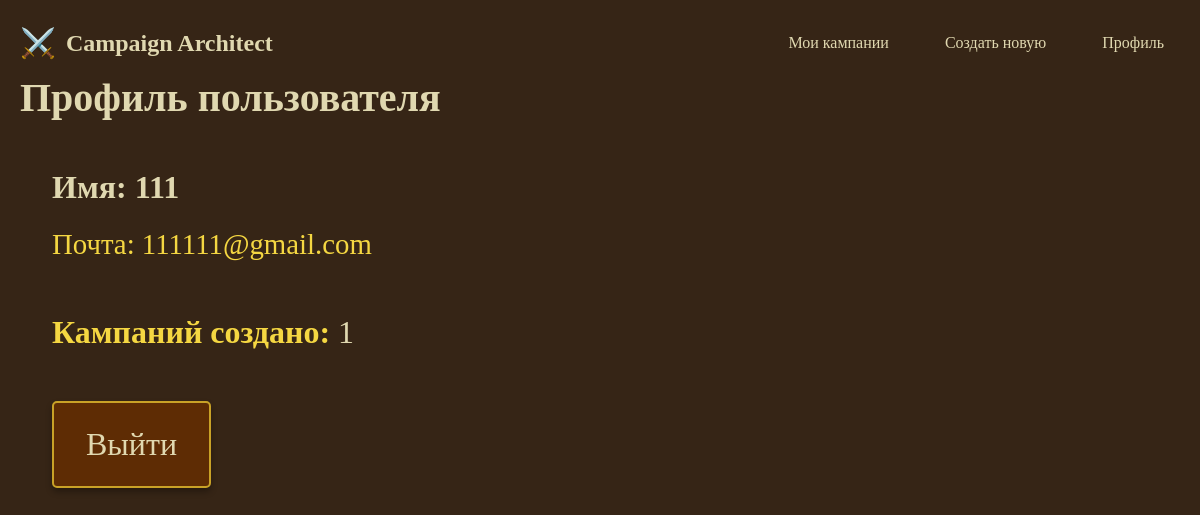
The page /profile (signed in) on the database as committed earlier.
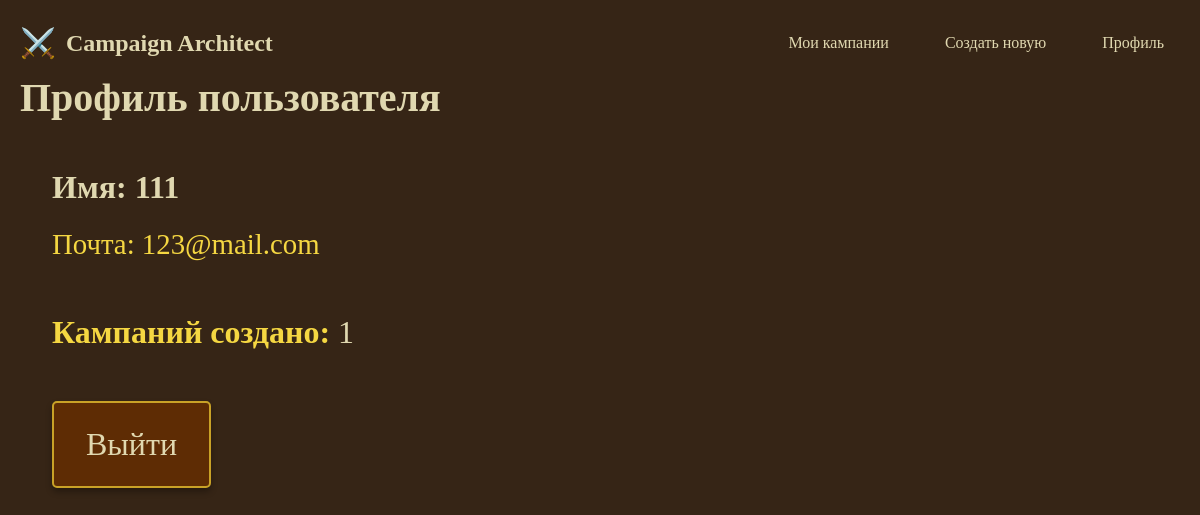
The same page on the database as committed later.
### data/user.py (models this page shows, shortened)
class User(SqlAlchemyBase, UserMixin):
    __tablename__ = 'users'
    id = sa.Column(sa.Integer, primary_key=True)
    username = sa.Column(sa.String(50), unique=True, nullable=False)
    email = sa.Column(sa.String(100), unique=True)
    hashed_password = sa.Column(sa.String(200))
    is_active = sa.Column(sa.Boolean, default=True)
    campaigns = relationship("Campaign", back_populates="user")
    @property
    def is_authenticated(self):
        return True

### routes/campaigns.py (the view)
    @app.route('/profile')
    @login_required
    def profile():
        session = create_session()
        try:
            campaigns_list = session.query(Campaign).filter(
                Campaign.user_id == current_user.id
            ).all()
            return render_template('profile.html', user=current_user, campaigns=campaigns_list)
        finally:
            session.close()

### data/db_session.py (called while the page is built)
def create_session() -> Session:
    global __factory
    return __factory()

### templates/profile.html
{% extends "base.html" %}
{% block content %}
{% include 'navigate.html' %}
<div class="tab-content active">
    <h2 style="font-size: 2.5rem;">Профиль пользователя</h2>
    <div class="profile-container" style="font-size: 2rem;">
        <div class="profile-card" style="padding: 2rem; font-size: 2rem;">
            <div class="profile-header">
                <h3 style="font-size: 2rem; margin-bottom: 0.5rem;">Имя: {{ user.username }}</h3>
                <p class="email" style="font-size: 1.8rem; color: #f5d742;">Почта: {{ user.email }}</p>
            </div>
            <div class="profile-details" style="margin-top: 2.5rem;">
                <div class="info-row" style="margin-bottom: 1.5rem;">
                    <span class="label" style="color: #f5d742; font-weight: bold;">Кампаний создано:</span>
                    {% if campaigns %}
                        <span class="value" style="color: #e0d8b0; font-size: 2rem;">{{ campaigns|length }}</span>
                    {% else %}
                        <span class="value" style="color: #bbb; font-size: 2rem;">0</span>
                    {% endif %}
                </div>
            </div>
            <div class="profile-actions" style="margin-top: 2rem;">
                <a href="{{ url_for('logout') }}" class="btn cancel-btn" style="font-size: 2rem; padding: 1rem 2rem;">Выйти</a>
            </div>
        </div>
    </div>
</div>
{% endblock %}

### templates/base.html (shortened to what this page needs)
<!DOCTYPE html>
<html lang="ru">
<head>
    <link rel="stylesheet" href="{{ url_for('static', filename='css/base.css') }}">
    <link href="https://unpkg.com/vis-network@9.1.2/styles/vis-network.min.css" rel="stylesheet">
</head>
<body>
<main class="container">
    {% block content %}{% endblock %}
</main>
</body>
</html>

### templates/navigate.html
{% block styles %}
  <link rel="stylesheet" href="{{ url_for('static', filename='css/nav.css') }}">
{% endblock %}
{% block content %}
    <nav class="navbar">
      <div class="nav-container">
        <a href="/" class="logo">
          <span class="logo-icon">⚔️</span>
          <span>Campaign Architect</span>
        </a>
        <div class="nav-links">
          <a href="{{ url_for('campaigns') }}" class="nav-link">Мои кампании</a>
          <a href="{{ url_for('new_campaign') }}" class="nav-link">Создать новую</a>
          <a href="{{ url_for('profile') }}" class="nav-link">Профиль</a>
        </div>
      </div>
    </nav>
{% endblock %}

### static/css/base.css (style rules this page uses)
* { margin: 0; padding: 0; box-sizing: border-box; font-family: 'Georgia', serif; }
body { background-color: #362516; color: #e0d8b0; margin: 0; padding: 0; min-height: 100vh; font-family: 'Georgia', 'Times New Roman', serif; line-height: 1.6; }
.container { max-width: 1200px; margin: 0 auto; padding: 20px; }
a { color: #c9a227; text-decoration: none; transition: all 0.3s ease; }
.btn { display: inline-block; background: #5e2c04; color: #e0d8b0; padding: 12px 24px; margin: 10px 0; border: 2px solid #c9a227; border-radius: 5px; font-size: 1.2rem; cursor: pointer; transition: all 0.3s ease; box-shadow: 0 4px 6px rgba(0, 0, 0, 0.3); }

### static/css/nav.css (style rules this page uses)
.nav-container { display: flex; justify-content: space-between; align-items: center; max-width: 1200px; margin: 0 auto; }
.logo { color: #e0d8b0; font-size: 1.5rem; font-weight: bold; text-decoration: none; display: flex; align-items: center; }
.logo-icon { margin-right: 10px; font-size: 1.8rem; }
.nav-links { display: flex; gap: 1.5rem; }
.nav-link { color: #e0d8b0; text-decoration: none; font-weight: 500; transition: all 0.3s ease; padding: 0.5rem 1rem; border-radius: 4px; }

Rows that differ between the two databases and show on the page:
changed User: email "111111@gmail.com" → "123@mail.com"
